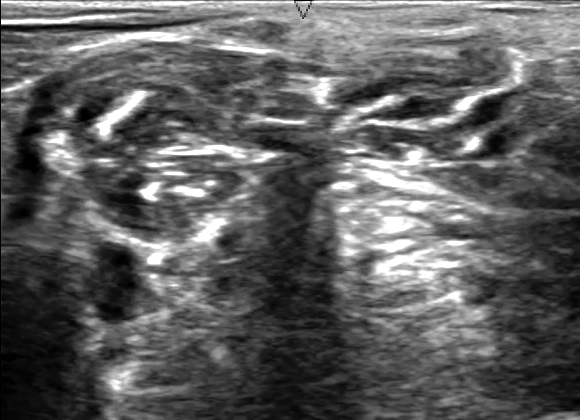
#> input picture Data/test/1.tif, 580 x 420 px
$ python -i processing.py   (imports and definitions only)
#> lines starting #> are read from the running program, lines starting #| are printed output that depends on the picture; after the words box and inside, x2 and y2 are one past the last pixel; in counts of white or black regions, pixels touching at a corner belong together
#> further down, picture is the input picture: shape (420, 580); min 0, max 255, mean 94.6
# -*- coding: utf-8 -*-
"""
Created on Tue Jun 14 15:34:51 2016

@author: sicarbonnell

Image processing methods (data augmentation and pre-processing)
"""
import numpy as np
import numpy.random as random
import skimage.transform as tf
import cv2

from scipy.ndimage.interpolation import map_coordinates
from scipy.ndimage.filters import gaussian_filter

# [66 lines left out: functions preprocessing_imgs, preprocessing_masks, preprocessing_test, postprocess_masks, not called in this run]

def transform(image): #translate, shear, stretch, flips?
    rows,cols = image.shape
#> rows = 420; cols = 580

    angle = random.uniform(-1.5,1.5)
    center = (rows / 2 - 0.5+random.uniform(-50,50), cols / 2 - 0.5+random.uniform(-50,50))
#> center = (231, 299.8)
    def_image = tf.rotate(image, angle = angle, center = center,clip = True, preserve_range = True,order = 5)

    alpha = random.uniform(0,5)
    sigma = random.exponential(scale = 5)+2+alpha**2
    def_image = elastic_transform(def_image, alpha, sigma)

    def_image = def_image[10:-10,10:-10]

    return def_image

# sigma: variance of filter, fixes homogeneity of transformation
#    (close to zero : random, big: translation)
def elastic_transform(image, alpha, sigma, random_state=None):
    """Elastic deformation of images as described in [Simard2003]_.
    .. [Simard2003] Simard, Steinkraus and Platt, "Best Practices for
       Convolutional Neural Networks applied to Visual Document Analysis", in
       Proc. of the International Conference on Document Analysis and
       Recognition, 2003.

       Code taken from https://gist.github.com/fmder/e28813c1e8721830ff9c
       slightly modified
    """
#> called with alpha = 2.72, sigma = 12.18
    min_im = np.min(image)
#> min_im = 0
    max_im = np.max(image)
#> max_im = 255

    if random_state is None:
        random_state = np.random.RandomState(None)

    shape = image.shape
#> shape = (420, 580)
    dx = gaussian_filter((random_state.rand(*shape) * 2 - 1), sigma, mode="constant", cval=0)
    dx = dx/np.max(dx)* alpha
    dy = gaussian_filter((random_state.rand(*shape) * 2 - 1), sigma, mode="constant", cval=0)
    dy = dy/np.max(dy)* alpha

    x, y = np.meshgrid(np.arange(shape[1]), np.arange(shape[0]))
    indices = np.reshape(y+dy, (-1, 1)), np.reshape(x+dx, (-1, 1))

    image_tfd = map_coordinates(image,indices,order=3).reshape(shape)
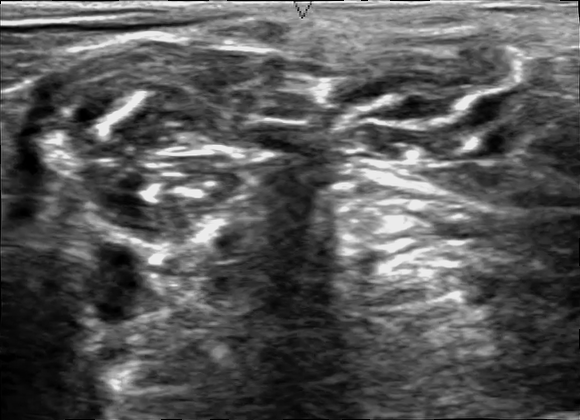
#> image_tfd: shape (420, 580) float64; min -0.528, max 275.8, mean 94.3; drawn with min black and max white
    image_tfd[image_tfd>max_im] = max_im
#> image_tfd: shape (420, 580) float64; 0.83% of pixels changed, all inside (x1, y1, x2, y2) = (1, 1, 580, 388)
    image_tfd[image_tfd<min_im] = min_im
#> image_tfd: shape (420, 580) float64; min 0, max 255, mean 94.2

    return image_tfd


>>> import cv2
>>> picture = cv2.imread('../Data/test/1.tif', cv2.IMREAD_GRAYSCALE)
>>> result = transform(picture)
#> in transform, `def_image = def_image[10:-10,10:-10]`:
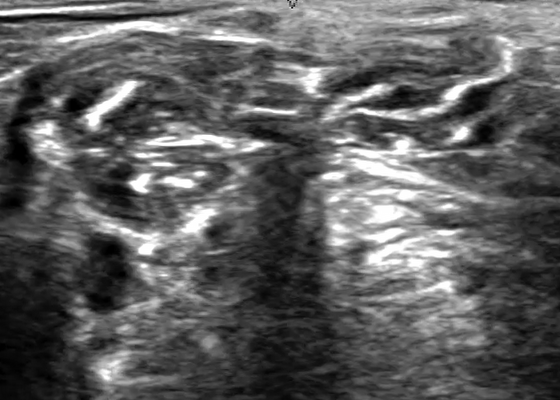
#> def_image: shape (400, 560) float64; min 0, max 255, mean 94.8
